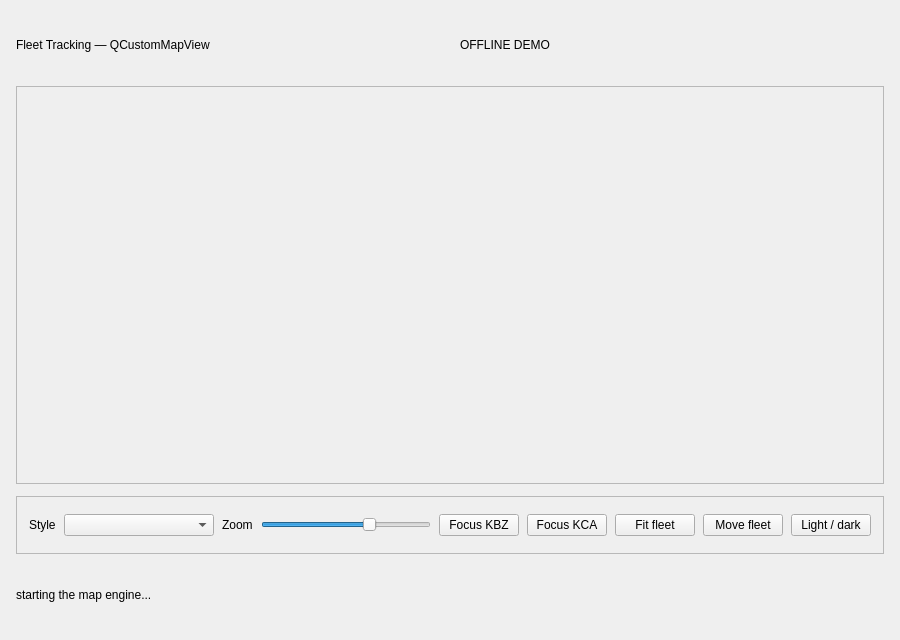
<?xml version='1.0' encoding='utf-8'?>
<ui version="4.0">
 <class>MainWindow</class>
 <widget class="QMainWindow" name="MainWindow">
  <property name="geometry">
   <rect>
    <x>0</x>
    <y>0</y>
    <width>900</width>
    <height>640</height>
   </rect>
  </property>
  <property name="windowTitle">
   <string>QCustomMapView — Fleet Tracking</string>
  </property>
  <widget class="QWidget" name="centralwidget">
   <layout class="QVBoxLayout" name="verticalLayout">
    <property name="spacing">
     <number>12</number>
    </property>
    <property name="leftMargin">
     <number>16</number>
    </property>
    <property name="topMargin">
     <number>16</number>
    </property>
    <property name="rightMargin">
     <number>16</number>
    </property>
    <property name="bottomMargin">
     <number>16</number>
    </property>
    <item>
     <layout class="QHBoxLayout" name="headerRow">
      <item>
       <widget class="QLabel" name="titleLabel">
        <property name="text">
         <string>Fleet Tracking — QCustomMapView</string>
        </property>
       </widget>
      </item>
      <item>
       <spacer name="headerSpacer">
        <property name="orientation">
         <enum>Qt::Horizontal</enum>
        </property>
       </spacer>
      </item>
      <item>
       <widget class="QLabel" name="offlineBadge">
        <property name="text">
         <string>OFFLINE DEMO</string>
        </property>
       </widget>
      </item>
     </layout>
    </item>
    <item>
     <widget class="QFrame" name="mapCard">
      <property name="frameShape">
       <enum>QFrame::StyledPanel</enum>
      </property>
      <layout class="QVBoxLayout" name="mapCardLayout">
       <property name="leftMargin">
     <number>8</number>
    </property>
       <property name="topMargin">
     <number>8</number>
    </property>
       <property name="rightMargin">
     <number>8</number>
    </property>
       <property name="bottomMargin">
     <number>8</number>
    </property>
       <item>
        <widget class="QCustomMapView" name="mapView">
         <property name="minimumSize">
          <size>
           <width>0</width>
           <height>380</height>
          </size>
         </property>
        </widget>
       </item>
      </layout>
     </widget>
    </item>
    <item>
     <widget class="QFrame" name="controlsCard">
      <property name="frameShape">
       <enum>QFrame::StyledPanel</enum>
      </property>
      <layout class="QHBoxLayout" name="controlsLayout">
       <property name="spacing">
     <number>8</number>
    </property>
       <property name="leftMargin">
     <number>12</number>
    </property>
       <property name="topMargin">
     <number>8</number>
    </property>
       <property name="rightMargin">
     <number>12</number>
    </property>
       <property name="bottomMargin">
     <number>8</number>
    </property>
       <item>
        <widget class="QLabel" name="styleCaption">
         <property name="text">
          <string>Style</string>
         </property>
        </widget>
       </item>
       <item>
        <widget class="QComboBox" name="styleBox">
         <property name="minimumSize">
          <size>
           <width>150</width>
           <height>0</height>
          </size>
         </property>
        </widget>
       </item>
       <item>
        <widget class="QLabel" name="zoomCaption">
         <property name="text">
          <string>Zoom</string>
         </property>
        </widget>
       </item>
       <item>
        <widget class="QSlider" name="zoomSlider">
         <property name="minimum">
          <number>0</number>
         </property>
         <property name="maximum">
          <number>20</number>
         </property>
         <property name="value">
          <number>13</number>
         </property>
         <property name="orientation">
          <enum>Qt::Horizontal</enum>
         </property>
        </widget>
       </item>
       <item>
        <widget class="QPushButton" name="focusKbzBtn">
         <property name="text">
          <string>Focus KBZ</string>
         </property>
        </widget>
       </item>
       <item>
        <widget class="QPushButton" name="focusKcaBtn">
         <property name="text">
          <string>Focus KCA</string>
         </property>
        </widget>
       </item>
       <item>
        <widget class="QPushButton" name="fitFleetBtn">
         <property name="text">
          <string>Fit fleet</string>
         </property>
        </widget>
       </item>
       <item>
        <widget class="QPushButton" name="moveFleetBtn">
         <property name="text">
          <string>Move fleet</string>
         </property>
        </widget>
       </item>
       <item>
        <widget class="QPushButton" name="themeToggleBtn">
         <property name="text">
          <string>Light / dark</string>
         </property>
        </widget>
       </item>
      </layout>
     </widget>
    </item>
    <item>
     <widget class="QLabel" name="statusLabel">
      <property name="text">
       <string>starting the map engine...</string>
      </property>
     </widget>
    </item>
   </layout>
  </widget>
 </widget>
 <customwidgets>
  <customwidget>
   <class>QCustomMapView</class>
   <extends>QWidget</extends>
   <header location="global">Custom_Widgets.map.h</header>
  </customwidget>
 <customwidget><class>QPushButton</class><extends>QPushButton</extends><header location="global">Custom_Widgets.Theme.h</header><container>1</container></customwidget><customwidget><class>QLabel</class><extends>QLabel</extends><header location="global">Custom_Widgets.Theme.h</header><container>1</container></customwidget></customwidgets>
 <connections />
</ui>
